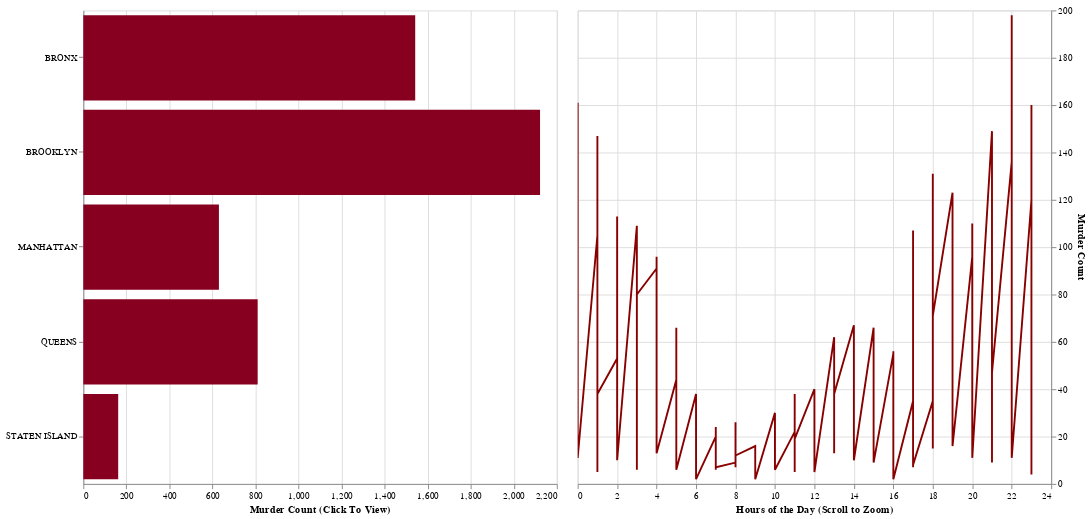

The code cell stored with this chart in its notebook:
### Code cell
print("Overview of Murders by Time of Day, and Borough")
from pandas.core.series import Axis
#print("Overview of Murders by Time of Day and Borough (2006-2022)")
#implement filtering using dynamic on hour of day
selection = alt.selection(type="multi", fields=['BORO'])

#Create a container for our charts
base= alt.Chart(sh).properties(width=1000,height=500)

#overview chart
overview = alt.Chart(sh).mark_bar().encode(
    y = alt.Y("BORO",  title=""),
    x = alt.X("sum(MURDER)", title="Murder Count (Click To View)"),
    color=alt.condition(selection,alt.value("#880020"),alt.value("lightgrey")
    )).add_selection(selection).properties(height=500,width=500)

#detail chart
detailed = alt.Chart(sh).mark_line().encode(
    x = alt.X("OT", title="Hours of the Day (Scroll to Zoom)"),
    y = alt.Y("sum(MURDER)", title="Murder Count ",axis=alt.Axis(orient='right')),
    #color=  alt.Color('OT',scale=alt.Scale(scheme='dark2')),
    color=alt.value('#880000'),
    tooltip=['BORO','OT','sum(MURDER)']
).transform_filter(selection).properties(height=500,width=500).interactive()
overview | detailed

### Figure 1 — Vega-Lite specification as saved in the notebook (floating-point values rounded to 4 significant figures; data arrays with more than 128 entries replaced by an {"elided": "..."} marker saying what was removed)
{"config": {"view": {"continuousWidth": 400, "continuousHeight": 300}}, "hconcat": [{"mark": "bar", "encoding": {"color": {"condition": {"value": "#880020", "selection": "selector016"}, "value": "lightgrey"}, "x": {"aggregate": "sum", "field": "MURDER", "title": "Murder Count (Click To View)", "type": "quantitative"}, "y": {"field": "BORO", "title": "", "type": "nominal"}}, "height": 500, "selection": {"selector016": {"type": "multi", "fields": ["BORO"]}}, "width": 500}, {"mark": "line", "encoding": {"color": {"value": "#880000"}, "tooltip": [{"field": "BORO", "type": "nominal"}, {"field": "OT", "type": "quantitative"}, {"aggregate": "sum", "field": "MURDER", "type": "quantitative"}], "x": {"field": "OT", "title": "Hours of the Day (Scroll to Zoom)", "type": "quantitative"}, "y": {"aggregate": "sum", "axis": {"orient": "right"}, "field": "MURDER", "title": "Murder Count ", "type": "quantitative"}}, "height": 500, "selection": {"selector017": {"type": "interval", "bind": "scales", "encodings": ["x", "y"]}}, "transform": [{"filter": {"selection": "selector016"}}], "width": 500}], "data": {"name": "data-b5767567ba7efcdc1bf2decf4cd72090"}, "$schema": "https://vega.github.io/schema/vega-lite/v4.17.0.json", "datasets": {"data-b5767567ba7efcdc1bf2decf4cd72090": {"elided": "3469 records"}}}
